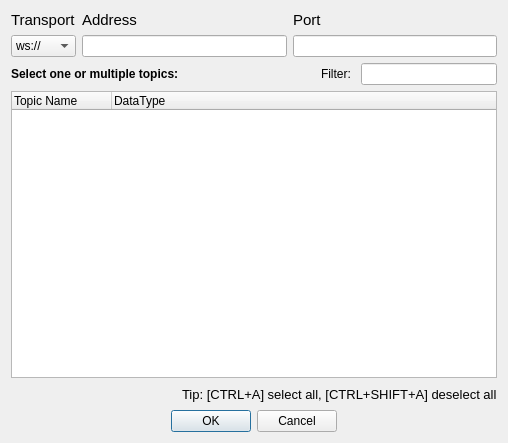
<?xml version="1.0" encoding="UTF-8"?>
<ui version="4.0">
 <class>WebSocketDialog</class>
 <widget class="QWidget" name="WebSocketDialog">
  <property name="geometry">
   <rect>
    <x>0</x>
    <y>0</y>
    <width>508</width>
    <height>443</height>
   </rect>
  </property>
  <property name="windowTitle">
   <string>Form</string>
  </property>
  <layout class="QVBoxLayout" name="verticalLayout_2">
   <item>
    <layout class="QGridLayout" name="gridLayout" columnstretch="0,0,0">
     <item row="1" column="2">
      <widget class="LineEdit" name="lineEditPort"/>
     </item>
     <item row="0" column="1">
      <widget class="QLabel" name="label_3">
       <property name="font">
        <font>
         <pointsize>11</pointsize>
         <bold>false</bold>
        </font>
       </property>
       <property name="text">
        <string>Address</string>
       </property>
      </widget>
     </item>
     <item row="1" column="0">
      <widget class="QComboBox" name="comboBox">
       <item>
        <property name="text">
         <string>ws://</string>
        </property>
       </item>
      </widget>
     </item>
     <item row="0" column="0">
      <widget class="QLabel" name="label_2">
       <property name="font">
        <font>
         <pointsize>11</pointsize>
         <bold>false</bold>
        </font>
       </property>
       <property name="text">
        <string>Transport</string>
       </property>
      </widget>
     </item>
     <item row="0" column="2">
      <widget class="QLabel" name="label_4">
       <property name="font">
        <font>
         <pointsize>11</pointsize>
         <bold>false</bold>
        </font>
       </property>
       <property name="text">
        <string>Port</string>
       </property>
      </widget>
     </item>
     <item row="1" column="1">
      <widget class="LineEdit" name="lineEditAddress"/>
     </item>
    </layout>
   </item>
   <item>
    <layout class="QHBoxLayout" name="horizontalLayout_5">
     <item>
      <widget class="QLabel" name="label_6">
       <property name="font">
        <font>
         <bold>true</bold>
        </font>
       </property>
       <property name="text">
        <string>Select one or multiple topics:</string>
       </property>
      </widget>
     </item>
     <item>
      <spacer name="horizontalSpacer_3">
       <property name="orientation">
        <enum>Qt::Orientation::Horizontal</enum>
       </property>
       <property name="sizeHint" stdset="0">
        <size>
         <width>40</width>
         <height>20</height>
        </size>
       </property>
      </spacer>
     </item>
     <item>
      <widget class="QLabel" name="label_7">
       <property name="text">
        <string>Filter: </string>
       </property>
      </widget>
     </item>
     <item>
      <widget class="QLineEdit" name="lineEditFilter">
       <property name="maximumSize">
        <size>
         <width>300</width>
         <height>16777215</height>
        </size>
       </property>
       <property name="clearButtonEnabled">
        <bool>true</bool>
       </property>
      </widget>
     </item>
    </layout>
   </item>
   <item>
    <widget class="QTreeWidget" name="topicsList">
     <property name="selectionMode">
      <enum>QAbstractItemView::SelectionMode::ExtendedSelection</enum>
     </property>
     <property name="uniformRowHeights">
      <bool>true</bool>
     </property>
     <property name="headerHidden">
      <bool>false</bool>
     </property>
     <property name="columnCount">
      <number>2</number>
     </property>
     <column>
      <property name="text">
       <string>Topic Name</string>
      </property>
     </column>
     <column>
      <property name="text">
       <string>DataType</string>
      </property>
     </column>
    </widget>
   </item>
   <item>
    <layout class="QHBoxLayout" name="horizontalLayout_4">
     <item>
      <spacer name="horizontalSpacer_2">
       <property name="orientation">
        <enum>Qt::Orientation::Horizontal</enum>
       </property>
       <property name="sizeHint" stdset="0">
        <size>
         <width>40</width>
         <height>20</height>
        </size>
       </property>
      </spacer>
     </item>
     <item>
      <widget class="QLabel" name="label_5">
       <property name="font">
        <font>
         <pointsize>10</pointsize>
        </font>
       </property>
       <property name="text">
        <string>Tip: [CTRL+A] select all, [CTRL+SHIFT+A] deselect all</string>
       </property>
      </widget>
     </item>
    </layout>
   </item>
   <item>
    <widget class="QDialogButtonBox" name="buttonBox">
     <property name="standardButtons">
      <set>QDialogButtonBox::StandardButton::Cancel|QDialogButtonBox::StandardButton::Ok</set>
     </property>
     <property name="centerButtons">
      <bool>true</bool>
     </property>
    </widget>
   </item>
  </layout>
 </widget>
 <customwidgets>
  <customwidget>
   <class>LineEdit</class>
   <extends>QLineEdit</extends>
   <header>PlotJuggler/line_edit.h</header>
  </customwidget>
 </customwidgets>
 <resources/>
 <connections/>
</ui>
